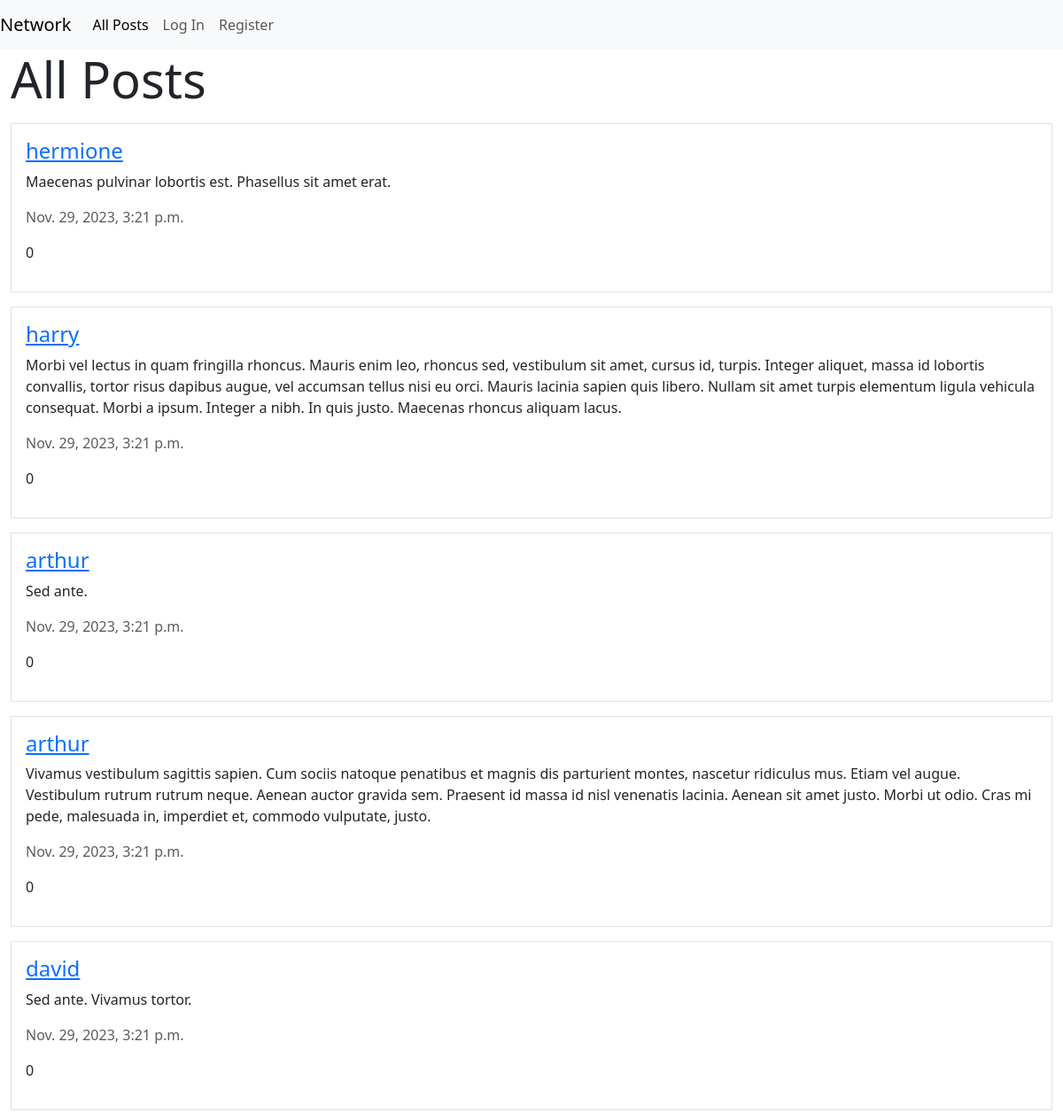
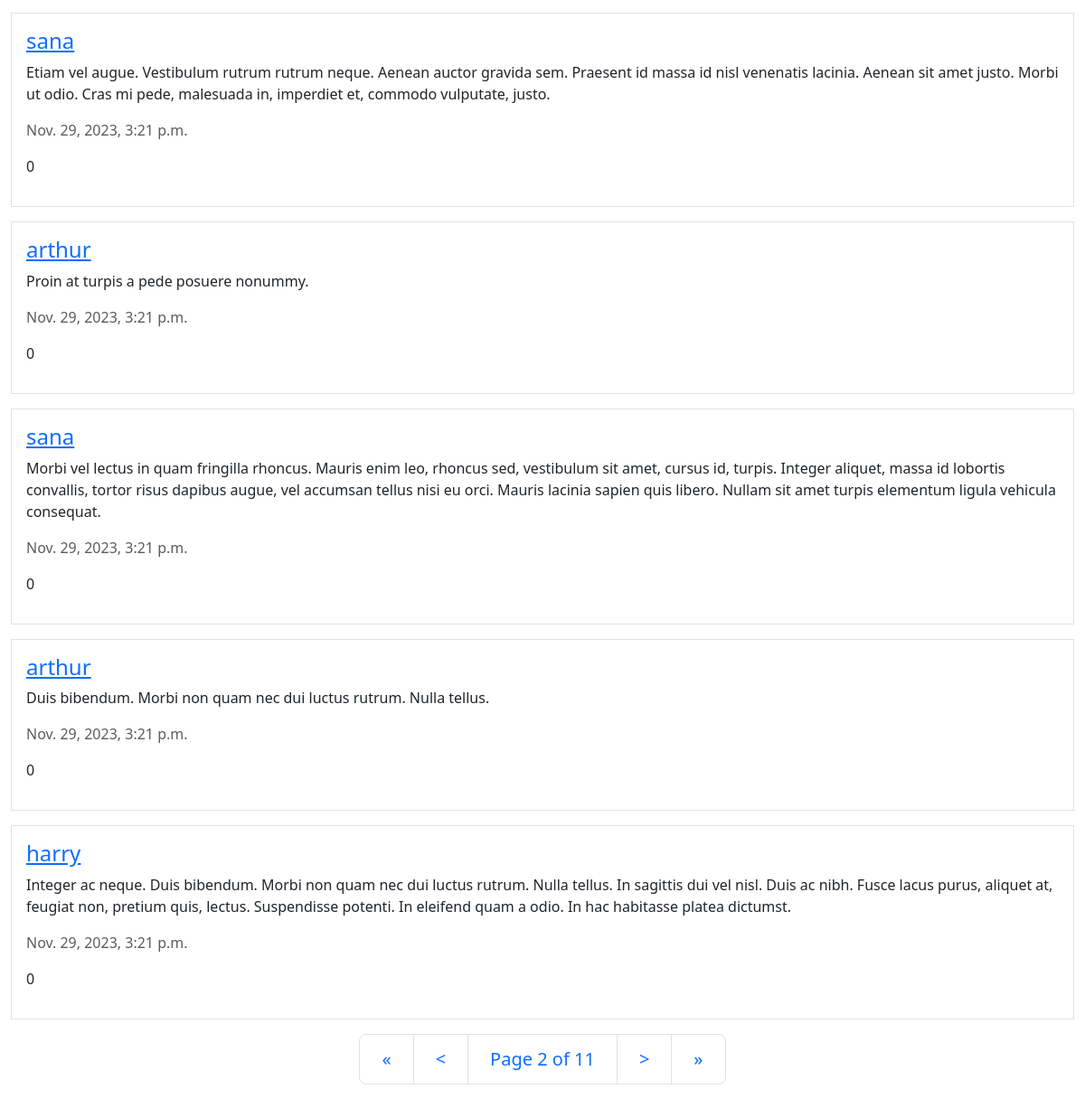
Screenshot of /?page=2 with the database file from the repository (2 pictures, top to bottom).
### network/models.py (models this page shows, shortened)
class Post(models.Model):
    poster = models.ForeignKey(User, on_delete=models.CASCADE, related_name="posts")
    body = models.TextField(max_length=1000)
    date_time = models.DateTimeField(auto_now_add=True)
    likes = models.ManyToManyField(User, related_name="liked_posts", blank=True)

class User(AbstractUser):
    def follow(self, user):
        Follow.objects.create(follower=self, following=user)

### network/views.py (the view, shortened to what this page needs)
# urls.py: path("", views.index, name="index"),
def index(request):
    return render(request, "network/index.html", {
        "page_obj": paginate(request, Post.objects.all().order_by("-date_time")),
        "headline": "All Posts"
    })

### network/views.py (called while the page is built)
def paginate(request, queryset):
    p = Paginator(queryset, 10)
    page_num = request.GET.get("page", 1)
    page_obj = p.get_page(page_num)
    return page_obj

### network/templates/network/index.html (shortened to what this page needs)
{% extends "network/layout.html" %}
{% block body %}
    <div class="container-fluid">
        <h1 class="display-4">{{ headline }}</h1>
        <div>
            {% for post in page_obj.object_list %}
                {% with post=post user=user counter=forloop.counter %}
                    {% include "network/post.html" with post=post user=user counter=counter %}
                {% endwith %}
            {% endfor %}
        </div>
        {% include "network/pagination.html" %}
    </div>
{% endblock %}

### network/templates/network/post.html (shortened to what this page needs)
<div class="border my-3 p-3 post-container" data-post-id={{post.id}} id="post-{{ post.id }}">
    <h4 class="post-poster"><a href="{% url 'profile' post.poster %}">{{ post.poster }}</a></h4>
    <p class='post-body'>{{ post.body}} </p>
    <p class="text-muted">{{ post.date_time }}</p>
    <p>
        {{ post.likes.count }}
    </p>
</div>

### rows the page displays
Post: poster "hermione", body "Maecenas pulvinar lobortis est. Phasellus sit amet erat.", date_time "Nov. 29, 2023, 3:21 p.m.", likes.count "0"
Post: poster "harry", body "Morbi vel lectus in quam fringilla rhoncus. Mauris enim leo, rhoncus sed, vestibulum sit amet, cursus id, turpis. Integer aliquet, massa id lobortis convallis, tortor risus dapibus augue, vel accumsan tellus nisi eu orci. Mauris lacinia sapien quis libero. Nullam sit amet turpis elementum ligula vehicula consequat. Morbi a ipsum. Integer a nibh. In quis justo. Maecenas rhoncus aliquam lacus.", date_time "Nov. 29, 2023, 3:21 p.m.", likes.count "0"
Post: poster "arthur", body "Sed ante.", date_time "Nov. 29, 2023, 3:21 p.m.", likes.count "0"
Post: poster "arthur", body "Vivamus vestibulum sagittis sapien. Cum sociis natoque penatibus et magnis dis parturient montes, nascetur ridiculus mus. Etiam vel augue. Vestibulum rutrum rutrum neque. Aenean auctor gravida sem. Praesent id massa id nisl venenatis lacinia. Aenean sit amet justo. Morbi ut odio. Cras mi pede, malesuada in, imperdiet et, commodo vulputate, justo.", date_time "Nov. 29, 2023, 3:21 p.m.", likes.count "0"
Post: poster "david", body "Sed ante. Vivamus tortor.", date_time "Nov. 29, 2023, 3:21 p.m.", likes.count "0"
Post: poster "sana", body "Etiam vel augue. Vestibulum rutrum rutrum neque. Aenean auctor gravida sem. Praesent id massa id nisl venenatis lacinia. Aenean sit amet justo. Morbi ut odio. Cras mi pede, malesuada in, imperdiet et, commodo vulputate, justo.", date_time "Nov. 29, 2023, 3:21 p.m.", likes.count "0"
Post: poster "arthur", body "Proin at turpis a pede posuere nonummy.", date_time "Nov. 29, 2023, 3:21 p.m.", likes.count "0"
Post: poster "sana", body "Morbi vel lectus in quam fringilla rhoncus. Mauris enim leo, rhoncus sed, vestibulum sit amet, cursus id, turpis. Integer aliquet, massa id lobortis convallis, tortor risus dapibus augue, vel accumsan tellus nisi eu orci. Mauris lacinia sapien quis libero. Nullam sit amet turpis elementum ligula vehicula consequat.", date_time "Nov. 29, 2023, 3:21 p.m.", likes.count "0"
Post: poster "arthur", body "Duis bibendum. Morbi non quam nec dui luctus rutrum. Nulla tellus.", date_time "Nov. 29, 2023, 3:21 p.m.", likes.count "0"
Post: poster "harry", body "Integer ac neque. Duis bibendum. Morbi non quam nec dui luctus rutrum. Nulla tellus. In sagittis dui vel nisl. Duis ac nibh. Fusce lacus purus, aliquet at, feugiat non, pretium quis, lectus. Suspendisse potenti. In eleifend quam a odio. In hac habitasse platea dictumst.", date_time "Nov. 29, 2023, 3:21 p.m.", likes.count "0"

### other values shown
{{ headline }} "All Posts"
{{ page_obj.number }} "2"
{{ page_obj.paginator.num_pages }} "11"
